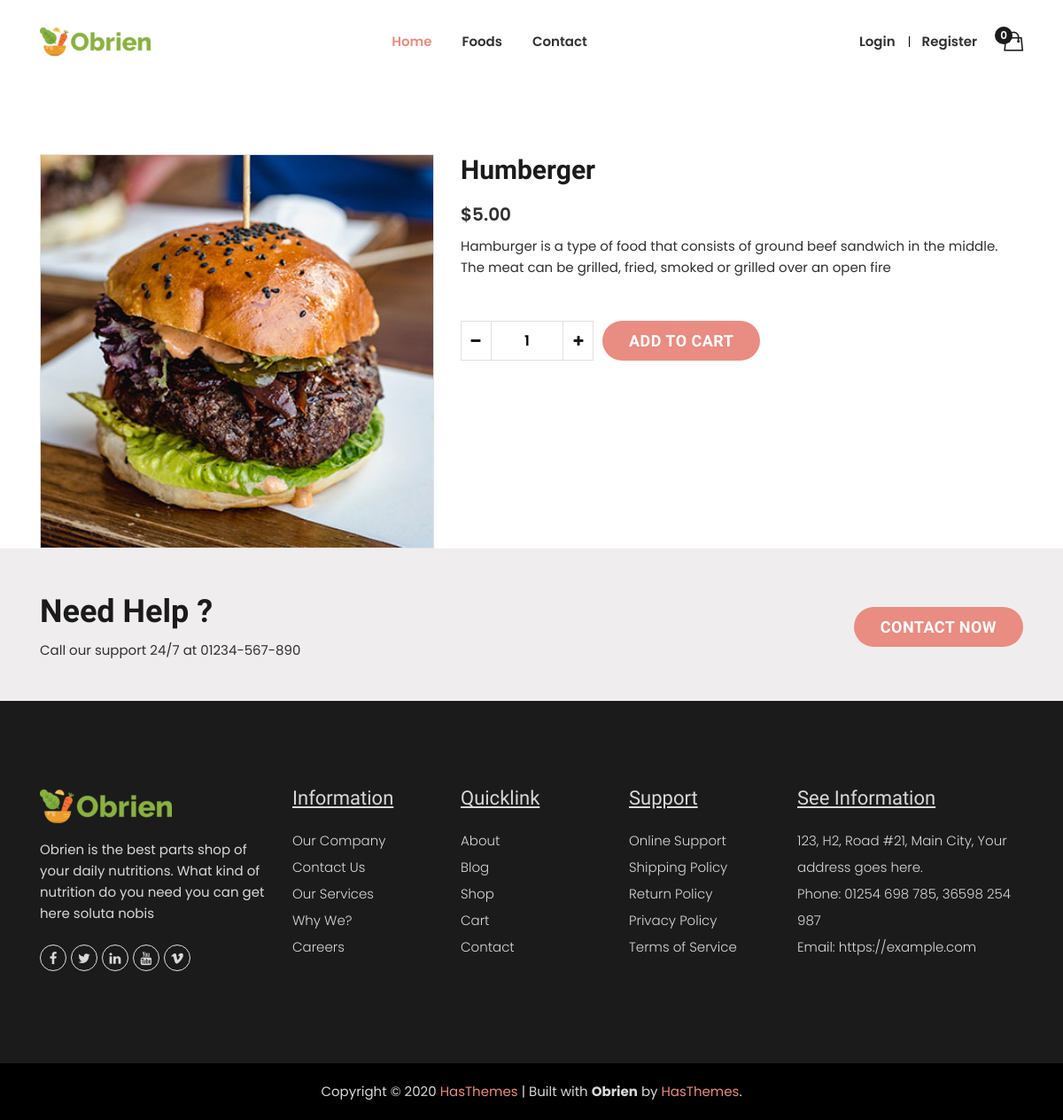
The page /product-details.php?id=2 on the database its author committed.
### tables this page shows
CREATE TABLE `tbl_food` (
  `id` int(11) NOT NULL,
  `title` varchar(100) NOT NULL,
  `description` varchar(255) NOT NULL,
  `price` decimal(10,2) NOT NULL,
  `image_name` varchar(255) NOT NULL,
  `category_id` int(10) NOT NULL,
  `active` varchar(100) NOT NULL
);

### product-details.php (the view, shortened to what this page needs)
<?php
include("./config/constants.php");
?>
<!doctype html>
<html class="no-js" lang="en">
<head>
    <link rel="stylesheet" href="assets/css/vendor/bootstrap.min.css">
    <link rel="stylesheet" href="assets/css/vendor/font.awesome.min.css">
    <link rel="stylesheet" href="assets/css/vendor/ionicons.min.css">
    <link rel="stylesheet" href="assets/css/plugins/slick.min.css">
    <link rel="stylesheet" href="assets/css/plugins/animate.min.css">
    <link rel="stylesheet" href="assets/css/plugins/jquery-ui.min.css">
    <link rel="stylesheet" href="assets/css/plugins/nice-select.min.css">
    <link rel="stylesheet" href="assets/css/plugins/magnific-popup.css">
    <link rel="stylesheet" href="assets/css/style.css">
</head>
<body>
    <div class="shop-wrapper">
        <header class="main-header-area">
            <div class="main-header">
                <div class="container container-default custom-area">
                    <div class="row">
                        <div class="col-lg-12 col-custom">
                            <div class="row align-items-center">
                                <div class="col-lg-2 col-xl-2 col-sm-6 col-6 col-custom">
                                    <div class="header-logo d-flex align-items-center">
                                        <a href="index.php">
                                            <img class="img-full" src="assets/images/logo/logo.png" alt="Header Logo">
                                        </a>
                                    </div>
                                </div>
                                <div class="col-lg-8 col-xl-7 position-static d-none d-lg-block col-custom">
                                    <nav class="main-nav d-flex justify-content-center">
                                        <ul class="nav">
                                            <li>
                                                <a class="active" href="index.php">
                                                    <span class="menu-text"> Home</span>
                                                </a>
                                            </li>
                                            <li>
                                                <a href="shop.php">
                                                    <span class="menu-text">Foods</span>
                                                </a>
                                            </li>
                                            <li>
                                                <a href="contact-us.php">
                                                    <span class="menu-text">Contact</span>
                                                </a>
                                            </li>
                                        </ul>
                                    </nav>
                                </div>
                                <div class="col-lg-2 col-xl-3 col-sm-6 col-6 col-custom">
                                    <div class="header-right-area main-nav">
                                        <ul class="nav">
                                            <?php
                                            if (isset($_SESSION['user_id'])) {
                                            ?>
                                                <li class="login-register-wrap d-none d-xl-flex">
                                                    <span><a href="logout.php">Logout</a></span>
                                                </li>
                                            <?php
                                            } else {
                                            ?>
                                                <li class="login-register-wrap d-none d-xl-flex">
                                                    <span><a href="login.php">Login</a></span>
                                                    <span><a href="register.php">Register</a></span>
                                                </li>
                                            <?php
                                            }
                                            ?>
                                            <?php
                                            $cartCount = 0;
                                            ?>
                                            <li class="minicart-wrap">
                                                <a href="cart.php" class="minicart-btn toolbar-btn">
                                                    <i class="ion-bag"></i>
                                                    <span class="cart-item_count"><?= $cartCount ?></span>
                                                </a>
                                            </li>
                                        </ul>
                                    </div>
                                </div>
                            </div>
                        </div>
                    </div>
                </div>
            </div>
        </header>
        <div class="single-product-main-area">
            <div class="container container-default custom-area">
                <div class="row">
                    <div class="col-lg-5 col-custom">
                        <div class="product-details-img horizontal-tab">
                            <div class="product-slider popup-gallery product-details_slider" data-slick-options='{
                        "slidesToShow": 1,
                        "arrows": false,
                        "fade": true,
                        "draggable": false,
                        "swipe": false,
                        "asNavFor": ".pd-slider-nav"
                        }'>
                                <?php
                                $id_food = $_GET['id'];
                                $sql = "SELECT * FROM `tbl_food` WHERE active = 'Yes' and id = '$id_food'";
                                $result = mysqli_query($conn, $sql);
                                while ($row = mysqli_fetch_assoc($result)) {
                                    $title = $row['title'];
                                    $image = $row['image_name'];
                                    $price = $row['price'];
                                    $description = $row['description'];
                                }
                                ?>
                                <div class="single-image border">
                                    <a href="images/food/<?= $image ?>">
                                        <img src="images/food/<?= $image ?>" alt="Product">
                                    </a>
                                </div>
                            </div>
                        </div>
                    </div>
                    <div class="col-lg-7 col-custom">
                        <div class="product-summery position-relative">
                            <form action="addFood.php" method="GET">
                                <div class="product-head mb-3">
                                    <h2 class="product-title"><?= $title ?></h2>
                                </div>
                                <div class="price-box mb-2">
                                    <span class="regular-price">$<?= $price ?></span>
                                </div>
                                <p class="desc-content mb-5"><?= $description ?></p>
                                <div class="quantity-with_btn mb-4">
                                    <div class="quantity">
                                        <div class="cart-plus-minus">
                                            <input class="cart-plus-minus-box" value="1" name="qty" type="text">
                                            <div class="dec qtybutton">-</div>
                                            <div class="inc qtybutton">+</div>
                                        </div>
                                    </div>
                                    <div class="add-to_cart">
                                        <input type="submit" name="submit" class="btn obrien-button primary-btn" value="Add to cart">
                                    </div>
                                </div>
                            </form>
                        </div>
                    </div>
                </div>
            </div>
        </div>
        <div class="support-area">
            <div class="container container-default custom-area">
                <div class="row">
                    <div class="col-lg-12 col-custom">
                        <div class="support-wrapper d-flex">
                            <div class="support-content">
                                <h1 class="title">Need Help ?</h1>
                                <p class="desc-content">Call our support 24/7 at 01234-567-890</p>
                            </div>
                            <div class="support-button d-flex align-items-center">
                                <a class="obrien-button primary-btn" href="contact-us.php">Contact now</a>
                            </div>
                        </div>
                    </div>
                </div>
            </div>
        </div>
        <footer class="footer-area">
            <div class="footer-widget-area">
                <div class="container container-default custom-area">
                    <div class="row">
                        <div class="col-12 col-sm-12 col-md-12 col-lg-3 col-custom">
                            <div class="single-footer-widget m-0">
                                <div class="footer-logo">
                                    <a href="index.php">
                                        <img src="assets/images/logo/footer.png" alt="Logo Image">
                                    </a>
                                </div>
                                <p class="desc-content">Obrien is the best parts shop of your daily nutritions. What kind of nutrition do you need you can get here soluta nobis</p>
                                <div class="social-links">
                                    <ul class="d-flex">
                                        <li>
                                            <a class="border rounded-circle" href="#" title="Facebook">
                                                <i class="fa fa-facebook-f"></i>
                                            </a>
                                        </li>
                                        <li>
                                            <a class="border rounded-circle" href="#" title="Twitter">
                                                <i class="fa fa-twitter"></i>
                                            </a>
                                        </li>
                                        <li>
                                            <a class="border rounded-circle" href="#" title="Linkedin">
                                                <i class="fa fa-linkedin"></i>
                                            </a>
                                        </li>
                                        <li>
                                            <a class="border rounded-circle" href="#" title="Youtube">
                                                <i class="fa fa-youtube"></i>
                                            </a>
                                        </li>
                                        <li>
                                            <a class="border rounded-circle" href="#" title="Vimeo">
                                                <i class="fa fa-vimeo"></i>
                                            </a>
                                        </li>
                                    </ul>
                                </div>
                            </div>
                        </div>
                        <div class="col-12 col-sm-6 col-md-6 col-lg-2 col-custom">
                            <div class="single-footer-widget">
                                <h2 class="widget-title">Information</h2>
                                <ul class="widget-list">
                                    <li><a href="about-us.php">Our Company</a></li>
                                    <li><a href="contact-us.php">Contact Us</a></li>
                                    <li><a href="about-us.php">Our Services</a></li>
                                    <li><a href="about-us.php">Why We?</a></li>
                                    <li><a href="about-us.php">Careers</a></li>
                                </ul>
                            </div>
                        </div>
                        <div class="col-12 col-sm-6 col-md-6 col-lg-2 col-custom">
                            <div class="single-footer-widget">
                                <h2 class="widget-title">Quicklink</h2>
                                <ul class="widget-list">
                                    <li><a href="about-us.php">About</a></li>
                                    <li><a href="blog.php">Blog</a></li>
                                    <li><a href="shop.php">Shop</a></li>
                                    <li><a href="cart.php">Cart</a></li>
                                    <li><a href="contact-us.php">Contact</a></li>
                                </ul>
                            </div>
                        </div>
                        <div class="col-12 col-sm-6 col-md-6 col-lg-2 col-custom">
                            <div class="single-footer-widget">
                                <h2 class="widget-title">Support</h2>
                                <ul class="widget-list">
                                    <li><a href="contact-us.php">Online Support</a></li>
                                    <li><a href="contact-us.php">Shipping Policy</a></li>
                                    <li><a href="contact-us.php">Return Policy</a></li>
                                    <li><a href="contact-us.php">Privacy Policy</a></li>
                                    <li><a href="contact-us.php">Terms of Service</a></li>
                                </ul>
                            </div>
                        </div>
                        <div class="col-12 col-sm-6 col-md-6 col-lg-3 col-custom">
                            <div class="single-footer-widget">
                                <h2 class="widget-title">See Information</h2>
                                <div class="widget-body">
                                    <address>123, H2, Road #21, Main City, Your address goes here.<br>Phone: 01254 698 785, 36598 254 987<br>Email: https://example.com</address>
                                </div>
                            </div>
                        </div>
                    </div>
                </div>
            </div>
            <div class="footer-copyright-area">
                <div class="container custom-area">
                    <div class="row">
                        <div class="col-12 text-center col-custom">
                            <div class="copyright-content">
                                <p>Copyright © 2020 <a href="https://hasthemes.com/" title="https://hasthemes.com/">HasThemes</a> | Built with&nbsp;<strong>Obrien</strong>&nbsp;by <a href="https://hasthemes.com/" title="https://hasthemes.com/">HasThemes</a>.</p>
                            </div>
                        </div>
                    </div>
                </div>
            </div>
        </footer>
    </div>
</body>
</html>

### rows shown on the page
tbl_food: image_name (picture), title "Humberger", price "5.00", description "Hamburger is a type of food that consists of ground beef sandwich in the middle. The meat can be grilled, fried, smoked or grilled over an open fire"

### other values the page prints
$cartCount "0"
